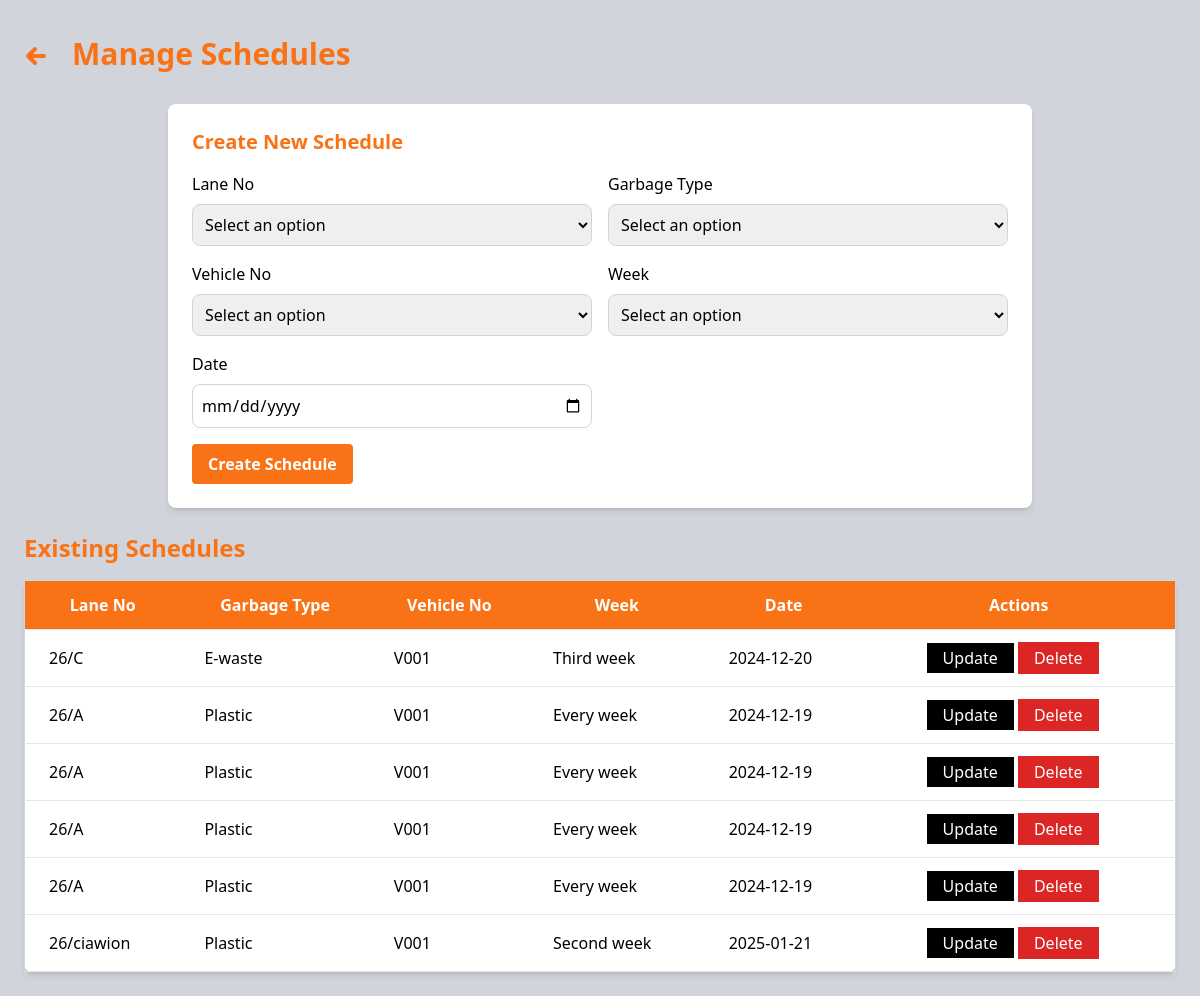
/manager/schedule.php, run on an earlier commit of the app's database.
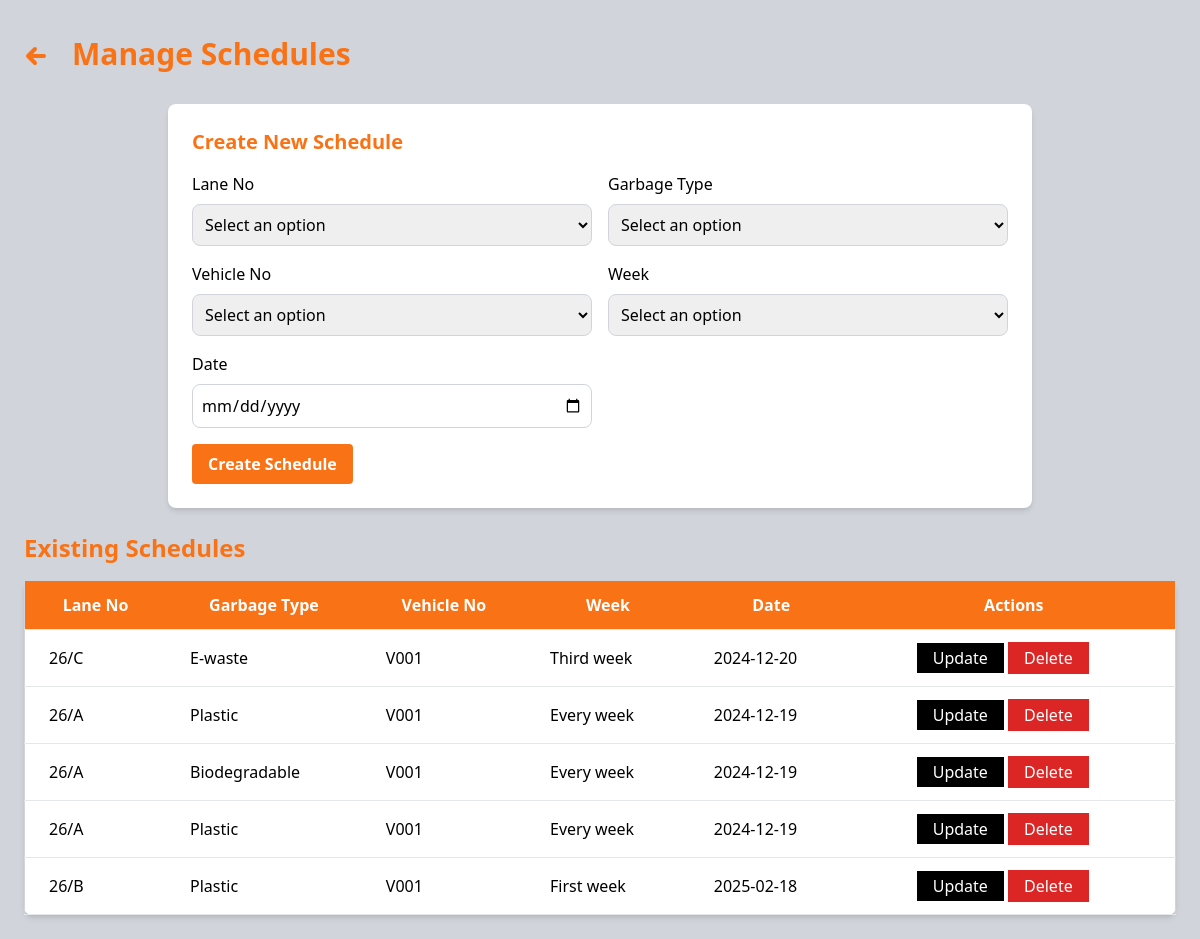
And on a later commit of the database.
### tables this page shows
CREATE TABLE `schedule` (
  `id` int(11) NOT NULL,
  `lane_no` varchar(50) NOT NULL,
  `garbage_type` enum('Plastic','Biodegradable','E-waste') NOT NULL,
  `day` varchar(50) NOT NULL,
  `week` enum('Every week','First week','Second week','Third week','Fourth week') NOT NULL,
  `vehicle_no` varchar(50) NOT NULL
);

### manager/schedule.php (the view, shortened to what this page needs)
<?php
include '../config/database.php';
$sql = "SELECT * FROM schedule";
$result = $conn->query($sql);
$schedule = null;
?>
<!DOCTYPE html>
<html lang="en">
<head>
    <script src="https://cdn.tailwindcss.com"></script>
</head>
<body class="bg-gray-300">
<div class="flex">
    <div class="flex-grow p-6">
        <div class="flex items-center space-x-4 py-3 mb-5">
            <a href="dashboard.php" class="flex items-center text-orange-500 hover:text-orange-700 text-2xl font-bold">
                <svg xmlns="http://www.w3.org/2000/svg" viewBox="0 0 24 24" fill="none" stroke="currentColor" class="h-6 w-6 mr-2 mt-1">
                    <path stroke-linecap="round" stroke-linejoin="round" stroke-width="4" d="M11 19l-7-7 7-7M4 12h16" />
                </svg>
            </a>
            <h1 class="text-3xl font-bold text-orange-500">Manage Schedules</h1>
        </div>
        <div class="flex items-center justify-center">
            <form action="schedule.php" method="POST" class="bg-white p-6 rounded-lg shadow-md mb-6 w-3/4">
                <h3 class="text-xl font-semibold mb-4 text-orange-500"><?php echo $schedule ? "Update Schedule" : "Create New Schedule"; ?></h3>
                <div class="grid grid-cols-2 gap-4">
                    <div>
                        <label for="lane_no" class="block mb-2">Lane No</label>
                        <select name="lane_no" id="lane_no" required class="w-full p-2 border border-gray-300 rounded-lg">
                            <option value="" disabled selected>Select an option</option>
                        </select>
                    </div>
                    <div>
                        <label for="garbage_type" class="block mb-2">Garbage Type</label>
                        <select name="garbage_type" id="garbage_type" required class="w-full p-2 border border-gray-300 rounded-lg">
                            <option value="" disabled selected>Select an option</option>
                        </select>
                    </div>
                    <div>
                        <label for="vehicle_no" class="block mb-2">Vehicle No</label>
                        <select name="vehicle_no" id="vehicle_no" required class="w-full p-2 border border-gray-300 rounded-lg">
                            <option value="" disabled selected>Select an option</option>
                        </select>
                    </div>
                    <div>
                        <label for="week" class="block mb-2">Week</label>
                        <select name="week" id="week" required class="w-full p-2 border border-gray-300 rounded-lg">
                            <option value="" disabled selected>Select an option</option>
                        </select>
                    </div>
                    <div>
                        <label for="date" class="block mb-2">Date</label>
                        <input type="date" name="date" id="date" required class="w-full p-2 border border-gray-300 rounded-lg" value="<?php echo $schedule ? $schedule['day'] : ''; ?>">
                    </div>
                </div>
                <button type="submit" name="<?php echo $schedule ? 'update' : 'create'; ?>" class="text-white px-4 py-2 rounded bg-orange-500 font-semibold mt-4 hover:bg-orange-600"><?php echo $schedule ? 'Update Schedule' : 'Create Schedule'; ?></button>
            </form>
        </div>
        <h3 class="text-2xl font-bold text-orange-500 mb-4">Existing Schedules</h3>
        <table class="min-w-full bg-white border border-gray-300 rounded-lg shadow-md">
            <thead>
                <tr class="bg-orange-500">
                    <th class="px-6 py-3 border-b text-white">Lane No</th>
                    <th class="px-6 py-3 border-b text-white">Garbage Type</th>
                    <th class="px-6 py-3 border-b text-white">Vehicle No</th>
                    <th class="px-6 py-3 border-b text-white">Week</th>
                    <th class="px-6 py-3 border-b text-white">Date</th>
                    <th class="px-6 py-3 border-b text-white">Actions</th>
                </tr>
            </thead>
            <tbody>
                <?php while ($row = $result->fetch_assoc()): ?>
                <tr>
                    <td class="px-6 py-3 border-b"><?php echo $row['lane_no']; ?></td>
                    <td class="px-6 py-3 border-b"><?php echo $row['garbage_type']; ?></td>
                    <td class="px-6 py-3 border-b"><?php echo $row['vehicle_no']; ?></td>
                    <td class="px-6 py-3 border-b"><?php echo $row['week']; ?></td>
                    <td class="px-6 py-3 border-b"><?php echo $row['day']; ?></td>
                    <td class="px-6 py-3 border-b">
                        <a href="schedule.php?id=<?php echo $row['id']; ?>" class="bg-black text-white px-4 py-1  ml-10 hover:bg-gray-600">Update</a>
                        <form action="schedule.php" method="POST" class="inline-block" onsubmit="return confirmDelete()">
                            <button type="submit" name="delete" class="bg-red-600 text-white px-4 py-1 hover:bg-red-500">Delete</button>
                        </form>                    </td>
                </tr>
                <?php endwhile; ?>
            </tbody>
        </table>
    </div>
</div>
</body>
</html>

What changed in the data, as far as the page shows it:
removed schedule: lane_no "26/A", garbage_type "Plastic", vehicle_no "V001", week "Every week", day "2024-12-19"
removed schedule: lane_no "26/ciawion", garbage_type "Plastic", vehicle_no "V001", week "Second week", day "2025-01-21"
changed schedule: garbage_type "Plastic" → "Biodegradable"
added schedule: lane_no "26/B", garbage_type "Plastic", vehicle_no "V001", week "First week", day "2025-02-18"
